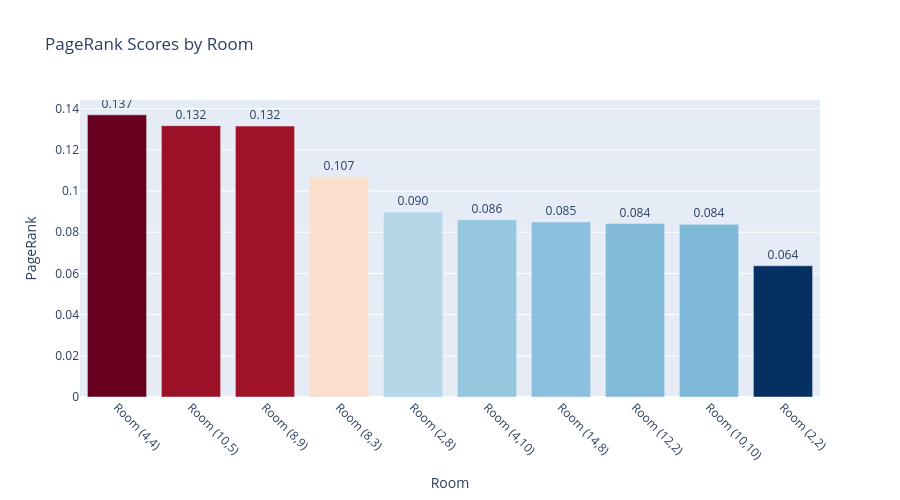

Write notebook code for a chart like this one.
### Markdown cell above
## Bar Chart of PageRank Scores

### Code cell
# Create labels based on coordinates
labels = [f"Room ({vertex_coords[i][0]:.0f},{vertex_coords[i][1]:.0f})" for i in range(len(pagerank_scores))]

# Sort by PageRank
sorted_indices = np.argsort(pagerank_scores)[::-1]
sorted_labels = [labels[i] for i in sorted_indices]
sorted_pr = [pagerank_scores[i] for i in sorted_indices]

fig = go.Figure(data=[
    go.Bar(
        x=sorted_labels,
        y=sorted_pr,
        marker_color=sorted_pr,
        marker_colorscale='RdBu_r',
        text=[f'{pr:.3f}' for pr in sorted_pr],
        textposition='outside'
    )
])

fig.update_layout(
    title='PageRank Scores by Room',
    xaxis=dict(title='Room', tickangle=45),
    yaxis=dict(title='PageRank'),
    width=900,
    height=500,
    showlegend=False
)

fig.show()

### Figure 1 — Plotly figure (JSON) as saved in the notebook; plotly's stock layout.template omitted (floating-point values rounded to 4 significant figures)
{"data": [{"marker": {"color": [0.137, 0.1318, 0.1316, 0.1069, 0.08979, 0.0861, 0.08501, 0.08421, 0.08385, 0.06374], "colorscale": [[0, "rgb(5,48,97)"], [0.1, "rgb(33,102,172)"], [0.2, "rgb(67,147,195)"], [0.3, "rgb(146,197,222)"], [0.4, "rgb(209,229,240)"], [0.5, "rgb(247,247,247)"], [0.6, "rgb(253,219,199)"], [0.7, "rgb(244,165,130)"], [0.8, "rgb(214,96,77)"], [0.9, "rgb(178,24,43)"], [1, "rgb(103,0,31)"]]}, "text": ["0.137", "0.132", "0.132", "0.107", "0.090", "0.086", "0.085", "0.084", "0.084", "0.064"], "textposition": "outside", "type": "bar", "x": ["Room (4,4)", "Room (10,5)", "Room (8,9)", "Room (8,3)", "Room (2,8)", "Room (4,10)", "Room (14,8)", "Room (12,2)", "Room (10,10)", "Room (2,2)"], "y": [0.137, 0.1318, 0.1316, 0.1069, 0.08979, 0.0861, 0.08501, 0.08421, 0.08385, 0.06374]}], "layout": {"height": 500, "showlegend": false, "title": {"text": "PageRank Scores by Room"}, "width": 900, "xaxis": {"tickangle": 45, "title": {"text": "Room"}}, "yaxis": {"title": {"text": "PageRank"}}}}
